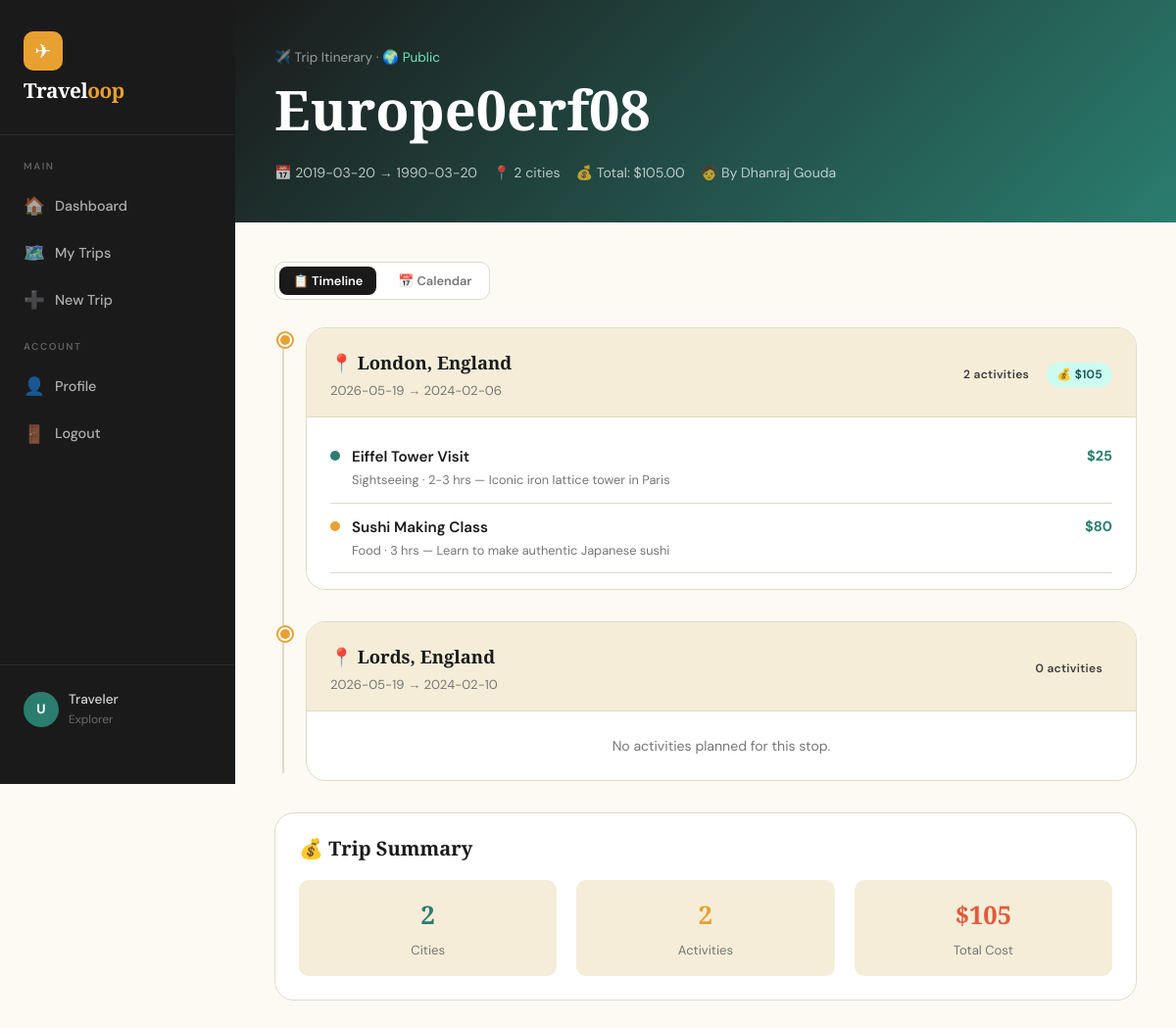
Screenshot of /trips/1/view with the database file from the repository.
### backend/app.py (models this page shows)
class Trip(db.Model):
    id = db.Column(db.Integer, primary_key=True)
    user_id = db.Column(db.Integer, db.ForeignKey('user.id'), nullable=False)
    name = db.Column(db.String(200), nullable=False)
    description = db.Column(db.Text, default='')
    start_date = db.Column(db.String(20), nullable=False)
    end_date = db.Column(db.String(20), nullable=False)
    cover_photo = db.Column(db.String(200), default='')
    is_public = db.Column(db.Boolean, default=False)
    budget = db.Column(db.Float, default=0.0)
    created_at = db.Column(db.DateTime, default=datetime.utcnow)
    stops = db.relationship('Stop', backref='trip', lazy=True, cascade='all, delete-orphan')
    notes = db.relationship('Note', backref='trip', lazy=True, cascade='all, delete-orphan')
    checklist = db.relationship('ChecklistItem', backref='trip', lazy=True, cascade='all, delete-orphan')

class User(db.Model):
    id = db.Column(db.Integer, primary_key=True)
    name = db.Column(db.String(100), nullable=False)
    email = db.Column(db.String(120), unique=True, nullable=False)
    password = db.Column(db.String(200), nullable=False)
    photo = db.Column(db.String(200), default='')
    language = db.Column(db.String(20), default='English')
    created_at = db.Column(db.DateTime, default=datetime.utcnow)
    trips = db.relationship('Trip', backref='user', lazy=True, cascade='all, delete-orphan')

class Stop(db.Model):
    id = db.Column(db.Integer, primary_key=True)
    trip_id = db.Column(db.Integer, db.ForeignKey('trip.id'), nullable=False)
    city = db.Column(db.String(100), nullable=False)
    country = db.Column(db.String(100), default='')
    start_date = db.Column(db.String(20), nullable=False)
    end_date = db.Column(db.String(20), nullable=False)
    order = db.Column(db.Integer, default=0)
    activities = db.relationship('Activity', backref='stop', lazy=True, cascade='all, delete-orphan')

class Activity(db.Model):
    id = db.Column(db.Integer, primary_key=True)
    stop_id = db.Column(db.Integer, db.ForeignKey('stop.id'), nullable=False)
    name = db.Column(db.String(200), nullable=False)
    category = db.Column(db.String(50), default='sightseeing')
    cost = db.Column(db.Float, default=0.0)
    duration = db.Column(db.String(50), default='')
    description = db.Column(db.Text, default='')
    time_slot = db.Column(db.String(50), default='')

### backend/app.py (the view)
@app.route('/trips/<int:trip_id>/view')
def itinerary_view(trip_id):
    trip = Trip.query.get_or_404(trip_id)
    if not trip.is_public and ('user_id' not in session or trip.user_id != session['user_id']):
        return redirect(url_for('login'))
    owner = User.query.get(trip.user_id)
    total_cost = sum(a.cost for s in trip.stops for a in s.activities)
    return render_template('itinerary_view.html', trip=trip, owner=owner, total_cost=total_cost,
                           user=User.query.get(session['user_id']) if 'user_id' in session else None)

### templates/itinerary_view.html (shortened to what this page needs)
{% extends "base.html" %}
{% block content %}
<div style="background:linear-gradient(135deg,var(--ink) 0%,#2A7D6F 100%);padding:48px 40px 40px;color:white;margin-bottom:0;">
  <div style="max-width:900px;">
    <p style="color:rgba(255,255,255,.55);font-size:.85rem;margin-bottom:8px;">
      ✈️ Trip Itinerary {% if trip.is_public %} · <span style="color:#6EE7B7;">🌍 Public</span>{% endif %}
    </p>
    <h1 style="color:white;margin-bottom:12px;">{{ trip.name }}</h1>
    <div style="display:flex;gap:16px;margin-top:20px;flex-wrap:wrap;align-items:center;">
      <span style="color:rgba(255,255,255,.7);font-size:.88rem;">📅 {{ trip.start_date }} → {{ trip.end_date }}</span>
      <span style="color:rgba(255,255,255,.7);font-size:.88rem;">📍 {{ trip.stops|length }} cities</span>
      <span style="color:rgba(255,255,255,.7);font-size:.88rem;">💰 Total: ${{ "%.2f"|format(total_cost) }}</span>
      <span style="color:rgba(255,255,255,.7);font-size:.88rem;">🧑 By {{ owner.name }}</span>
    </div>
  </div>
</div>
<div class="page-body" style="padding-top:40px;">
  <div style="display:flex;gap:8px;margin-bottom:28px;background:var(--white);border:1px solid var(--border);border-radius:10px;padding:4px;width:fit-content;">
    <button class="btn btn-dark btn-sm" id="btnTimeline" onclick="setView('timeline')">📋 Timeline</button>
    <button class="btn btn-ghost btn-sm" id="btnCalendar" onclick="setView('calendar')">📅 Calendar</button>
  </div>
  <div id="viewTimeline">
    {% if trip.stops %}
    <div class="timeline">
      {% for stop in trip.stops %}
      <div class="timeline-item fade-up">
        <div class="timeline-dot"></div>
        <div class="card" style="margin-bottom:0;">
          <div style="padding:20px 24px 16px;background:var(--sand);border-bottom:1px solid var(--border);">
            <div style="display:flex;align-items:center;justify-content:space-between;flex-wrap:wrap;gap:8px;">
              <div>
                <div style="font-size:1.15rem;font-weight:800;font-family:'Playfair Display',serif;">
                  📍 {{ stop.city }}{% if stop.country %}, {{ stop.country }}{% endif %}
                </div>
                <div style="font-size:.82rem;color:var(--ink-lt);margin-top:3px;">
                  {{ stop.start_date }} → {{ stop.end_date }}
                </div>
              </div>
              <div style="display:flex;gap:8px;align-items:center;flex-wrap:wrap;">
                <span class="badge badge-sand">{{ stop.activities|length }} activities</span>
                {% if stop.activities %}
                {% set stop_cost = namespace(n=0) %}
                {% for act in stop.activities %}{% set stop_cost.n = stop_cost.n + act.cost %}{% endfor %}
                <span class="badge badge-teal">💰 ${{ "%.0f"|format(stop_cost.n) }}</span>
                {% endif %}
              </div>
            </div>
          </div>
          {% if stop.activities %}
          <div style="padding:16px 24px;">
            {% for act in stop.activities %}
            {% set cat_colors = {'sightseeing':'#2A7D6F','food':'#E8A030','adventure':'#E05A3A','culture':'#6B48FF','wellness':'#EC4899'} %}
            <div style="display:flex;align-items:flex-start;gap:12px;padding:12px 0;border-bottom:1px solid var(--border);">
              <div style="width:10px;height:10px;border-radius:50%;margin-top:6px;flex-shrink:0;{% set color = cat_colors.get(act.category,'#999') %}background:{{ color }};"></div>
              <div style="flex:1;">
                <div style="font-weight:600;font-size:.95rem;">{{ act.name }}</div>
                <div style="font-size:.8rem;color:var(--ink-lt);margin-top:2px;">
                  {{ act.category|capitalize }}
                  {% if act.duration %} · {{ act.duration }}{% endif %}
                  {% if act.description %} — {{ act.description }}{% endif %}
                </div>
              </div>
              <div style="font-weight:700;color:var(--teal);font-size:.9rem;white-space:nowrap;">
                {% if act.cost > 0 %}${{ "%.0f"|format(act.cost) }}{% else %}Free{% endif %}
              </div>
            </div>
            {% endfor %}
          </div>
          {% else %}
          <div style="padding:24px;text-align:center;color:var(--ink-lt);font-size:.88rem;">No activities planned for this stop.</div>
          {% endif %}
        </div>
      </div>
      {% endfor %}
    </div>
    <div class="card fade-up" style="margin-top:32px;">
      <div class="card-body">
        <h3 style="margin-bottom:20px;">💰 Trip Summary</h3>
        <div class="grid-3">
          <div style="text-align:center;padding:16px;background:var(--sand);border-radius:10px;">
            <div style="font-size:1.6rem;font-weight:900;font-family:'Playfair Display',serif;color:var(--teal);">{{ trip.stops|length }}</div>
            <div style="font-size:.82rem;color:var(--ink-lt);margin-top:4px;">Cities</div>
          </div>
          {% set total_acts = namespace(n=0) %}
          {% for s in trip.stops %}{% set total_acts.n = total_acts.n + s.activities|length %}{% endfor %}
          <div style="text-align:center;padding:16px;background:var(--sand);border-radius:10px;">
            <div style="font-size:1.6rem;font-weight:900;font-family:'Playfair Display',serif;color:var(--amber);">{{ total_acts.n }}</div>
            <div style="font-size:.82rem;color:var(--ink-lt);margin-top:4px;">Activities</div>
          </div>
          <div style="text-align:center;padding:16px;background:var(--sand);border-radius:10px;">
            <div style="font-size:1.6rem;font-weight:900;font-family:'Playfair Display',serif;color:var(--coral);">${{ "%.0f"|format(total_cost) }}</div>
            <div style="font-size:.82rem;color:var(--ink-lt);margin-top:4px;">Total Cost</div>
          </div>
        </div>
      </div>
    </div>
    {% endif %}
  </div>
</div>
{% endblock %}

### templates/base.html (shortened to what this page needs)
<!DOCTYPE html>
<html lang="en">
<head>
  <link rel="stylesheet" href="{{ url_for('static', filename='css/style.css') }}">
</head>
<body>
{% block body %}
<div class="page-wrapper">
  <nav class="sidebar">
    <div class="sidebar-logo">
      <div class="logo-icon">✈</div>
      <h2>Travel<span>oop</span></h2>
    </div>
    <div class="nav-section">
      <div class="nav-label">Main</div>
      <a href="{{ url_for('dashboard') }}" class="nav-link {% if request.endpoint == 'dashboard' %}active{% endif %}">
        <span class="nav-icon">🏠</span> Dashboard
      </a>
      <a href="{{ url_for('my_trips') }}" class="nav-link {% if request.endpoint == 'my_trips' %}active{% endif %}">
        <span class="nav-icon">🗺️</span> My Trips
      </a>
      <a href="{{ url_for('create_trip') }}" class="nav-link {% if request.endpoint == 'create_trip' %}active{% endif %}">
        <span class="nav-icon">➕</span> New Trip
      </a>
    </div>
    <div class="nav-section" style="margin-top: 8px;">
      <div class="nav-label">Account</div>
      <a href="{{ url_for('profile') }}" class="nav-link {% if request.endpoint == 'profile' %}active{% endif %}">
        <span class="nav-icon">👤</span> Profile
      </a>
      <a href="{{ url_for('logout') }}" class="nav-link">
        <span class="nav-icon">🚪</span> Logout
      </a>
    </div>
    <div class="sidebar-footer">
      <div class="user-chip">
        <div class="user-avatar">{{ session.user_name[0]|upper if session.user_name else 'U' }}</div>
        <div>
          <div class="user-name">{{ session.user_name or 'Traveler' }}</div>
          <div class="user-role">Explorer</div>
        </div>
      </div>
    </div>
  </nav>
  <main class="main-content">
    {% block content %}{% endblock %}
  </main>
</div>
{% endblock %}
</body>
</html>

### Static/CSS/style.css (style rules this page uses)
:root { --sand: #F5EDD8; --cream: #FDFAF4; --amber: #E8A030; --amber-dk: #C4821A; --teal: #2A7D6F; --teal-lt: #3BA08F; --coral: #E05A3A; --ink: #1A1A1A; --ink-md: #3D3D3D; --ink-lt: #767676; --border: #E2D9C8; --white: #FFFFFF; --shadow: 0 4px 24px rgba(26,26,26,.10); --shadow-lg:0 12px 48px rgba(26,26,26,.15); --radius: 12px; --radius-lg:20px; }
*, *::before, *::after { box-sizing: border-box; margin: 0; padding: 0; }
html { scroll-behavior: smooth; }
body { font-family: 'DM Sans', sans-serif; background: var(--cream); color: var(--ink); min-height: 100vh; line-height: 1.6; }
h1,h2,h3,h4 { font-family: 'Playfair Display', serif; line-height: 1.2; }
h1 { font-size: clamp(2rem, 5vw, 3.5rem); }
h2 { font-size: clamp(1.5rem, 3vw, 2rem); }
h3 { font-size: 1.25rem; }
p { color: var(--ink-md); }
a { text-decoration: none; color: inherit; }
.page-wrapper { display: flex; min-height: 100vh; }
.sidebar { width: 240px; min-width: 240px; background: var(--ink); color: var(--white); display: flex; flex-direction: column; padding: 32px 0; position: sticky; top: 0; height: 100vh; overflow-y: auto; }
.sidebar-logo { padding: 0 24px 32px; border-bottom: 1px solid rgba(255,255,255,.08); margin-bottom: 24px; }
.sidebar-logo .logo-icon { width: 40px; height: 40px; background: var(--amber); border-radius: 10px; display: flex; align-items: center; justify-content: center; font-size: 20px; margin-bottom: 8px; }
.sidebar-logo h2 { font-size: 1.3rem; color: var(--white); letter-spacing: -.5px; }
.sidebar-logo span { color: var(--amber); }
.nav-section { padding: 0 12px; margin-bottom: 8px; }
.nav-label { font-size: 10px; font-weight: 600; letter-spacing: 1.5px; text-transform: uppercase; color: rgba(255,255,255,.3); padding: 0 12px 8px; }
.nav-link { display: flex; align-items: center; gap: 12px; padding: 10px 12px; border-radius: 8px; color: rgba(255,255,255,.65); font-size: .9rem; font-weight: 500; transition: all .2s; }
.nav-icon { font-size: 1.1rem; width: 20px; text-align: center; }
.sidebar-footer { margin-top: auto; padding: 24px; border-top: 1px solid rgba(255,255,255,.08); }
.user-chip { display: flex; align-items: center; gap: 10px; }
.user-avatar { width: 36px; height: 36px; border-radius: 50%; background: var(--teal); display: flex; align-items: center; justify-content: center; font-weight: 700; font-size: .85rem; color: white; }
.user-name { font-size: .85rem; color: rgba(255,255,255,.8); font-weight: 500; }
.user-role { font-size: .75rem; color: rgba(255,255,255,.35); }
.main-content { flex: 1; overflow-y: auto; background: var(--cream); }
.page-body { padding: 0 40px 60px; }
.btn { display: inline-flex; align-items: center; gap: 8px; padding: 10px 20px; border-radius: 8px; font-family: 'DM Sans', sans-serif; font-weight: 600; font-size: .9rem; cursor: pointer; border: none; transition: all .2s; white-space: nowrap; }
.btn-dark { background: var(--ink); color: var(--white); }
.btn-ghost { background: transparent; color: var(--ink-lt); padding: 6px 10px; }
.btn-sm { padding: 6px 14px; font-size: .8rem; }
.card { background: var(--white); border-radius: var(--radius-lg); border: 1px solid var(--border); overflow: hidden; transition: box-shadow .2s, transform .2s; }
.card-body { padding: 24px; }
.badge { display: inline-flex; align-items: center; gap: 4px; padding: 3px 10px; border-radius: 20px; font-size: .75rem; font-weight: 600; letter-spacing: .3px; }
.badge-teal { background: #CCFBF1; color: #134E4A; }
.badge-sand { background: var(--sand); color: var(--ink-md); }
.grid-3 { display: grid; grid-template-columns: repeat(3, 1fr); gap: 20px; }
.timeline { position: relative; padding-left: 32px; }
.timeline::before { content: ''; position: absolute; left: 8px; top: 8px; bottom: 8px; width: 2px; background: var(--border); }
.timeline-item { position: relative; margin-bottom: 32px; }
.timeline-dot { position: absolute; left: -28px; top: 6px; width: 14px; height: 14px; border-radius: 50%; background: var(--amber); border: 2px solid var(--white); box-shadow: 0 0 0 2px var(--amber); }
.fade-up { animation: fadeUp .4s ease both; }

### rows the page displays
Trip: name "Europe0erf08", start_date "2019-03-20", end_date "1990-03-20"
User: name "Dhanraj Gouda"
Stop: city "London", country "England", start_date "2026-05-19", end_date "2024-02-06", activities|length "2", n "105"
Activity: name "Eiffel Tower Visit", category "Sightseeing", duration "2-3 hrs", description "Iconic iron lattice tower in Paris", cost "25"
Activity: name "Sushi Making Class", category "Food", duration "3 hrs", description "Learn to make authentic Japanese sushi", cost "80"
Stop: city "Lords", country "England", start_date "2026-05-19", end_date "2024-02-10", activities|length "0", shows "No activities planned for this stop."

### other values shown
{{ session.user_name[0]|upper if session.user_name else 'U' }} "U"
{{ session.user_name or 'Traveler' }} "Traveler"
{{ trip.stops|length }} "2"
{{ "%.2f"|format(total_cost) }} "105.00"
{{ total_acts.n }} "2"
{{ "%.0f"|format(total_cost) }} "105"
